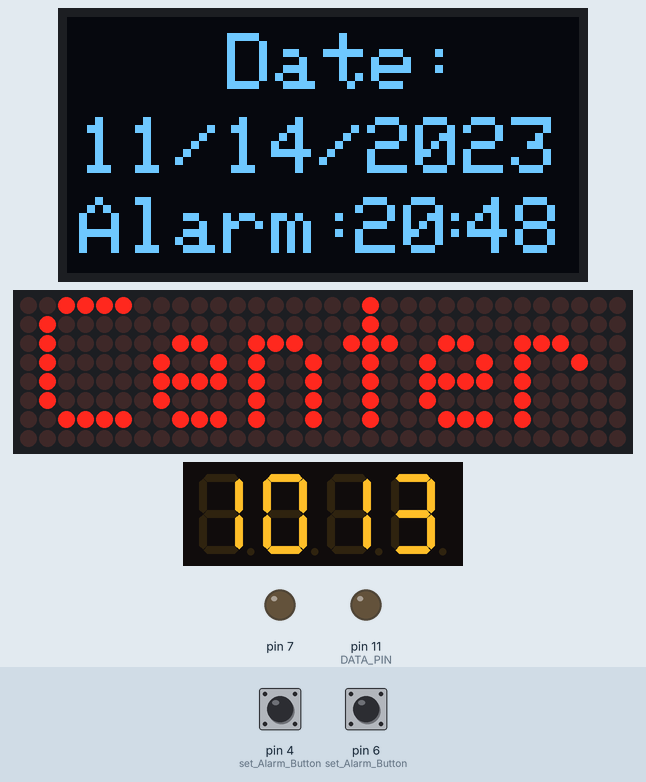
A sketch run on a simulated Arduino Uno, built with avr-gcc and run on an emulated ATmega328P. Shown: 128×64 one-colour display, 32×8 LED matrix, 4-digit seven-segment display, output pins drawn as LEDs (lit = HIGH). The test bench sets the inputs (shaded band); at power-on: pin 4 (set_Alarm_Button) LOW, pin 6 (set_Alarm_Button) LOW. The local clock reads 2024-03-15 10:24:30 at power-on unless the sketch sets it; no radio packets arrive unless stated; what the sketch prints to the serial monitor is not drawn.

Above: at 16.2 s.
16.3 s: pin 4 (set_Alarm_Button) pulled HIGH for 3.2 s
At 20.7 s:
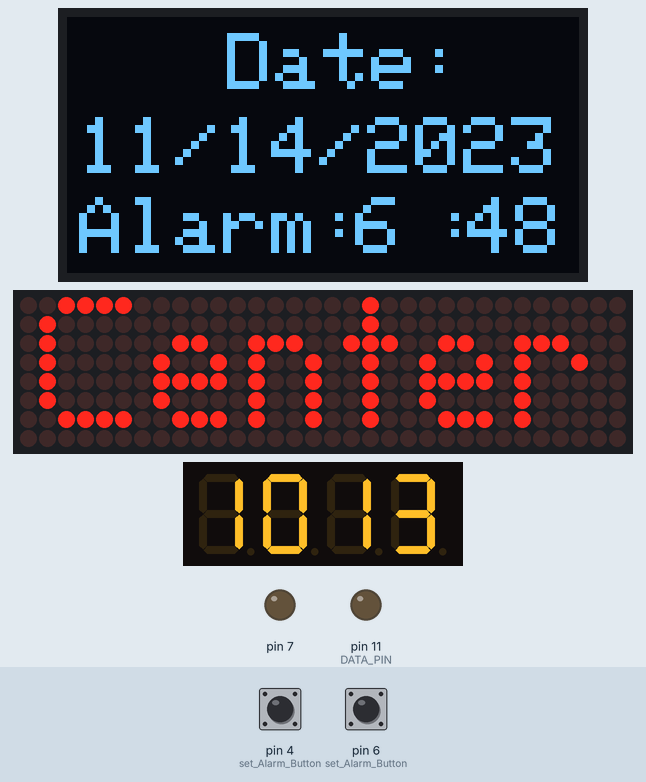
21.0 s: pin 6 (set_Alarm_Button) pulled HIGH for 0.4 s
At 22.3 s:
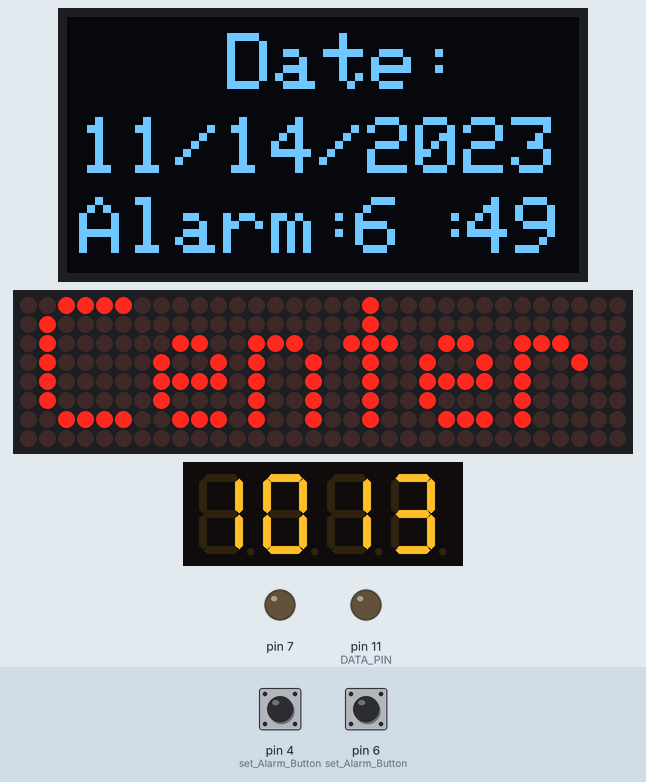
23.2 s: pin 6 (set_Alarm_Button) pulled HIGH for 1 s
At 25.7 s:
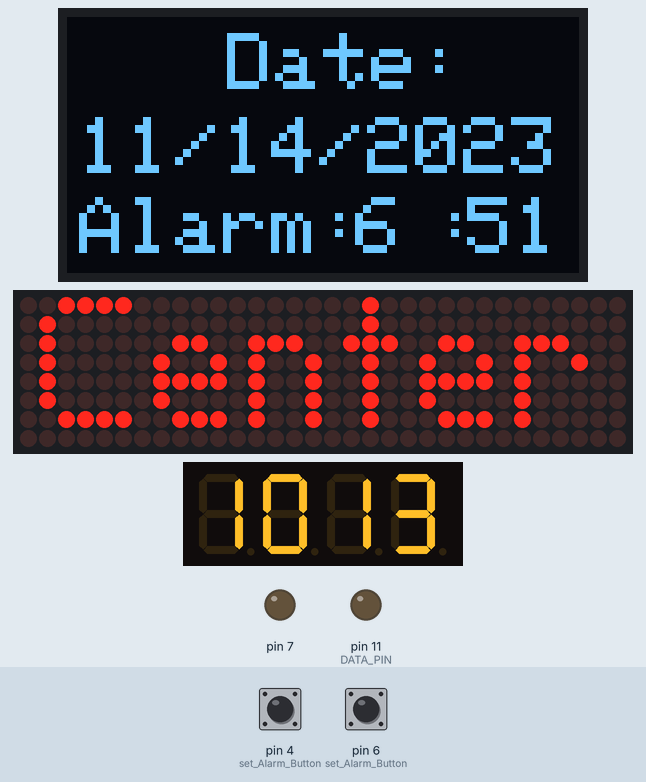
26.0 s: pin 4 (set_Alarm_Button) pulled HIGH for 0.4 s
At 27.2 s:
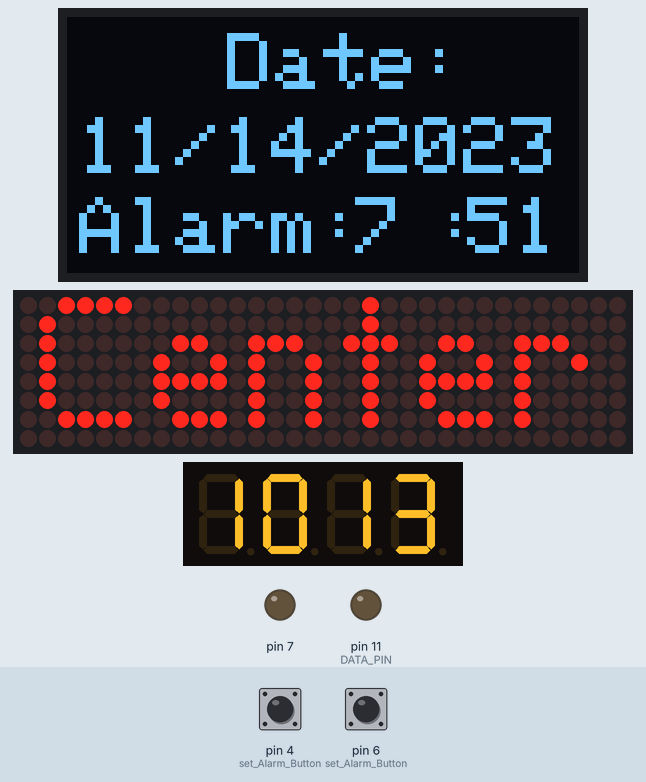
28.1 s: pin 6 (set_Alarm_Button) pulled HIGH for 3.2 s
At 31.6 s:
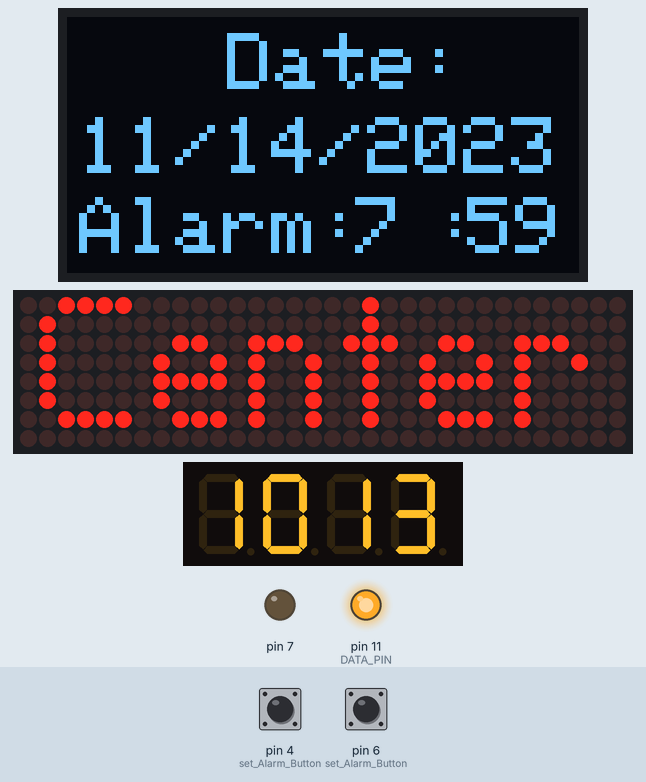
Timing chart, 0 to 47.7 s (numbered marks = the images above; inputs shaded):
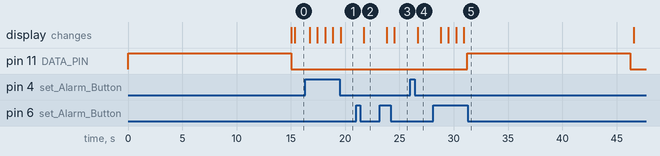

The sketch:

MyClockitiProject.ino
```cpp
#include <TM1637Display.h>
#include <Adafruit_SSD1306.h>
#include <splash.h>
#include <Adafruit_GFX.h>
#include <Adafruit_GrayOLED.h>
#include <Adafruit_SPITFT.h>
#include <Adafruit_SPITFT_Macros.h>
#include <gfxfont.h>
#include <MD_Parola.h>
#include <MD_MAX72xx.h>
#include <SPI.h>
#include <RTClib.h>
#include <Arduino.h>
#include <Wire.h>
#include <RH_NRF24.h>

// Module connection pins (Digital Pins)
#define CLK 3
#define DIO 2

#define SCREEN_WIDTH 128
#define SCREEN_HIGHT 64

// Define the number of devices we have in the chain and the hardware interface
// NOTE: These pin numbers will probably not work with your hardware and mayx
// need to be adapted

//#define HARDWARE_TYPE MD_MAX72XX::PAROLA_HW
#define HARDWARE_TYPE MD_MAX72XX::FC16_HW
#define MAX_DEVICES 4

#define CLK_PIN   13
#define DATA_PIN  11
#define CS_PIN    10


// Hardware SPI connection
MD_Parola P = MD_Parola(HARDWARE_TYPE, CS_PIN, MAX_DEVICES);
// Arbitrary output pins
// MD_Parola P = MD_Parola(HARDWARE_TYPE, DATA_PIN, CLK_PIN, CS_PIN, MAX_DEVICES);

Adafruit_SSD1306 display(SCREEN_WIDTH, SCREEN_HIGHT, &Wire, -1);

RTC_DS1307 rtc;

TM1637Display segmentDisplay(CLK, DIO);


bool am_Pm;
bool set_alarm = true;
bool alarm_AM_PM;
int alarm_Hour = 20;
int alarm_Minute = 48;
int alarm_Hour_Button;
int alarm_Minute_Button;
int current_Minute;
int hour_time;

// Singleton instance of the radio driver
//RH_NRF24 nrf24;
RH_NRF24 nrf24(9, 8); // use this to be electrically compatible with Mirf
// RH_NRF24 nrf24(8, 10);// For Leonardo, need explicit SS pin
// RH_NRF24 nrf24(8, 7); // For RFM73 on Anarduino Mini

void setup() {
  // put your setup code here, to run once:
  Serial.begin(9600);
  if (! rtc.begin())
  {
    Serial.println("Couldn't find RTC");
    while (1);
  }

  if (! rtc.isrunning())
  {
    Serial.println("RTC is NOT running!");
  }
  rtc.adjust(DateTime(__DATE__, __TIME__));

  display.begin(SSD1306_SWITCHCAPVCC, 0x3C);

  //  while (!Serial); // wait for serial port to connect. Needed for Leonardo only
  if (!nrf24.init())
    Serial.println("init failed");
  // Defaults after init are 2.402 GHz (channel 2), 2Mbps, 0dBm
  if (!nrf24.setChannel(1))
    Serial.println("setChannel failed");
  if (!nrf24.setRF(RH_NRF24::DataRate2Mbps, RH_NRF24::TransmitPower0dBm))
    Serial.println("setRF failed");

  P.begin();

  pinMode(7, OUTPUT);
  pinMode(8, INPUT);
  pinMode(6, INPUT);
  // Pin for Water Pump
  pinMode(11, OUTPUT);
  pinMode(10, INPUT);
  Serial.println("In Setup");
//   Serial.println("In 5 seconds #########################################################################");
//   delay(5000);
    digitalWrite(11, HIGH);
    delay(15000);
    digitalWrite(11, LOW);
}
void loop() {
  //Serial.println("****************************** In Loop ******************************");
  display_Dot_Matrix("Center", PA_CENTER, 7);
  display_Date(getcurrentDate());
  getcurrentTime();
  display_Time(getcurrentTime());
  set_Alarm_Button();
  alarm();
  if_Button_Pressed();
    Serial.println("****************************** In MOTOR ******************************");

    Serial.print("set_alarm:");
    Serial.println(set_alarm);
    Serial.print(" alarm_Minute:");
    Serial.println(alarm_Minute);
      Serial.print("current_Minute:");
    Serial.println(current_Minute);
  if (digitalRead(10) == HIGH) {
    set_Alarm_OFF();
  }
  if (set_alarm == true && alarm_Minute <  current_Minute)
  {
    digitalWrite(11, HIGH);
    delay(15000);
    digitalWrite(11, LOW);
    set_alarm = false;
    //      Serial.print("set_alarm reset:");
    //  Serial.println(set_alarm);
  }
      Serial.print("set_alarm:");
    Serial.println(set_alarm);
    Serial.println("****************************** END MOTOR ******************************");
}
String getcurrentDate()
{
  String rtc_Date;
  DateTime now = rtc.now();
  rtc_Date = String(now.month()) + '/' +  String(now.day()) + '/' +  String(now.year());
  return rtc_Date;
}
void set_Alarm_ON()
{
  digitalWrite(7, HIGH);
}
void set_Alarm_OFF()
{
  digitalWrite(7, LOW);
}
int getcurrentTime()
{
  DateTime now = rtc.now();
  int rtc_Time;
  current_Minute = now.minute();
  if (now.hour() > 12)
  {
    hour_time = now.hour() - 12;
    am_Pm = HIGH;
  }
  else
  {
    hour_time = now.hour();
    am_Pm = LOW;
  }
  rtc_Time = (hour_time * 100) + now.minute();
  return rtc_Time;
}
void display_Date(String date_Data)
{
  set_Alarm_Button();
  display.clearDisplay();
  display.setTextSize(2);
  display.setTextColor(WHITE);
  display.setCursor(40, 4);
  display.println("Date:");
  display.setCursor(3, 25);
  display.println(date_Data);
  display.setCursor(3, 45);
  display.setTextSize(2);
  display.println("Alarm:");
  display.setCursor(72 , 45);
  display.println(alarm_Hour);
  display.setCursor(92, 45);
  display.println(":");
  display.setCursor(100, 45);
  display.println(alarm_Minute);
  display.display();
}
void display_Dot_Matrix(String text, int alignment, int intensity)
{
  P.setIntensity(intensity);
  P.displayClear();
  P.setTextAlignment(alignment);
  P.print(text);
}
void display_Time(int current_time)
{
  //  Serial.print("In function display_Time:");
  //  Serial.println(current_time);
  segmentDisplay.setBrightness(0x0f);
  segmentDisplay.showNumberDec (current_time, true);
}
void set_Alarm_Button()
{

  alarm_Hour_Button = digitalRead(4);
  alarm_Minute_Button = digitalRead(6);
  if (alarm_Hour_Button == HIGH)
  {
    alarm_Hour++;
    if (alarm_Hour == 23)
    {
      alarm_Hour = 0;
    }
  }
  if (alarm_Minute_Button == HIGH)
  {
    alarm_Minute++;
    if (alarm_Minute == 60)
    {
      alarm_Minute = 0;
    }
  }
  //  Serial.print("Hour:");
  //  Serial.println(alarm_Hour);
  //  Serial.print("Minute:");
  //  Serial.println(alarm_Minute);
  delay(250);
}
void alarm()
{
  int rtc_Time;
  DateTime now = rtc.now();
  //  Serial.println("###########################################################ALARM#############################");
  //  Serial.print("alarm_Hour:");
  //  Serial.println(alarm_Hour);
  //  Serial.print("alarm_Minute:");
  //  Serial.println(alarm_Minute);
  //  Serial.print(" now.hour():");
  //  Serial.println( now.hour());
  //  Serial.print("now.minute():");
  //  Serial.println(now.minute());
  //  // delay(200);
  //  Serial.println("###########################################################ALARM#############################");
  if (alarm_Hour == now.hour() && alarm_Minute == now.minute())
  {
    set_Alarm_ON();
    set_alarm = true;
    //    Serial.println("###########################################################ALARM#############################");
    //    delay(30000);
  }
  //  else
  //  {
  //    set_Alarm_OFF();
  //  }
  if (now.hour() > 12)
  {
    hour_time = now.hour() - 12;
    am_Pm = HIGH;
  }
  else
  {
    hour_time = now.hour();
    am_Pm = LOW;
  }
}
void if_Button_Pressed()
{
  //  Serial.println("###########################################################Remote Button#############################");
  if (nrf24.available())
  {
    // Should be a message for us now
    uint8_t buf[RH_NRF24_MAX_MESSAGE_LEN];
    uint8_t len = sizeof(buf);
    if (nrf24.recv(buf, &len))
    {
      //      NRF24::printBuffer("request: ", buf, len);
      Serial.println("###########################################################Remote Button#############################");
      Serial.print("got request: ");
      Serial.println((char*)buf);
      set_Alarm_OFF();

      //      // Send a reply
      //      uint8_t data[] = "And hello back to you";
      //      nrf24.send(data, sizeof(data));
      //      nrf24.waitPacketSent();
      //      Serial.println("Sent a reply");
    }
    else
    {
      Serial.println("recv failed");
    }
  }
  // Serial.println("###########################################################Remote Button End#############################");
}
```

Measured:
- after the input at 16.3 s, the display: first changes after 0.44 s (image 1 shows a later state)
- after the input at 21.0 s, the display: changes after 0.70 s (image 2)
- after the input at 23.2 s, the display: first changes after 0.63 s (image 3 shows a later state)
- after the input at 26.0 s, the display: changes after 0.67 s (image 4)
- after the input at 28.1 s, pin 11 (DATA_PIN): LOW → HIGH after 3.2 s, → LOW 15.0 s later; the display: first changes after 0.70 s (image 5 shows a later state)
